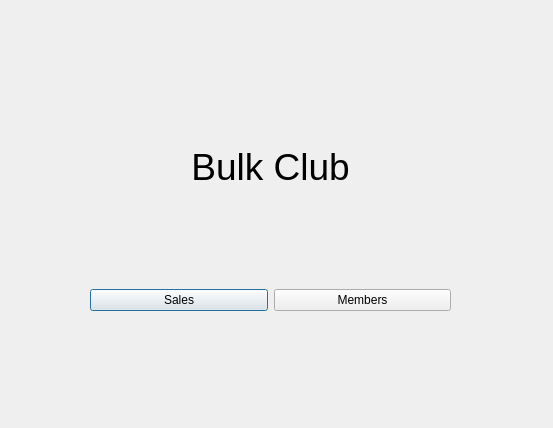
<?xml version="1.0" encoding="UTF-8"?>
<ui version="4.0">
 <class>adminMainPage</class>
 <widget class="QDialog" name="adminMainPage">
  <property name="geometry">
   <rect>
    <x>0</x>
    <y>0</y>
    <width>553</width>
    <height>428</height>
   </rect>
  </property>
  <property name="windowTitle">
   <string>Dialog</string>
  </property>
  <widget class="QWidget" name="">
   <property name="geometry">
    <rect>
     <x>90</x>
     <y>50</y>
     <width>361</width>
     <height>261</height>
    </rect>
   </property>
   <layout class="QVBoxLayout" name="verticalLayout">
    <item>
     <widget class="QLabel" name="label">
      <property name="font">
       <font>
        <pointsize>28</pointsize>
       </font>
      </property>
      <property name="text">
       <string>Bulk Club</string>
      </property>
      <property name="alignment">
       <set>Qt::AlignCenter</set>
      </property>
     </widget>
    </item>
    <item>
     <layout class="QHBoxLayout" name="horizontalLayout">
      <item>
       <widget class="QPushButton" name="pushButton_sales">
        <property name="text">
         <string>Sales</string>
        </property>
       </widget>
      </item>
      <item>
       <widget class="QPushButton" name="pushButton_2_members">
        <property name="text">
         <string>Members</string>
        </property>
       </widget>
      </item>
     </layout>
    </item>
   </layout>
  </widget>
 </widget>
 <resources/>
 <connections/>
</ui>
